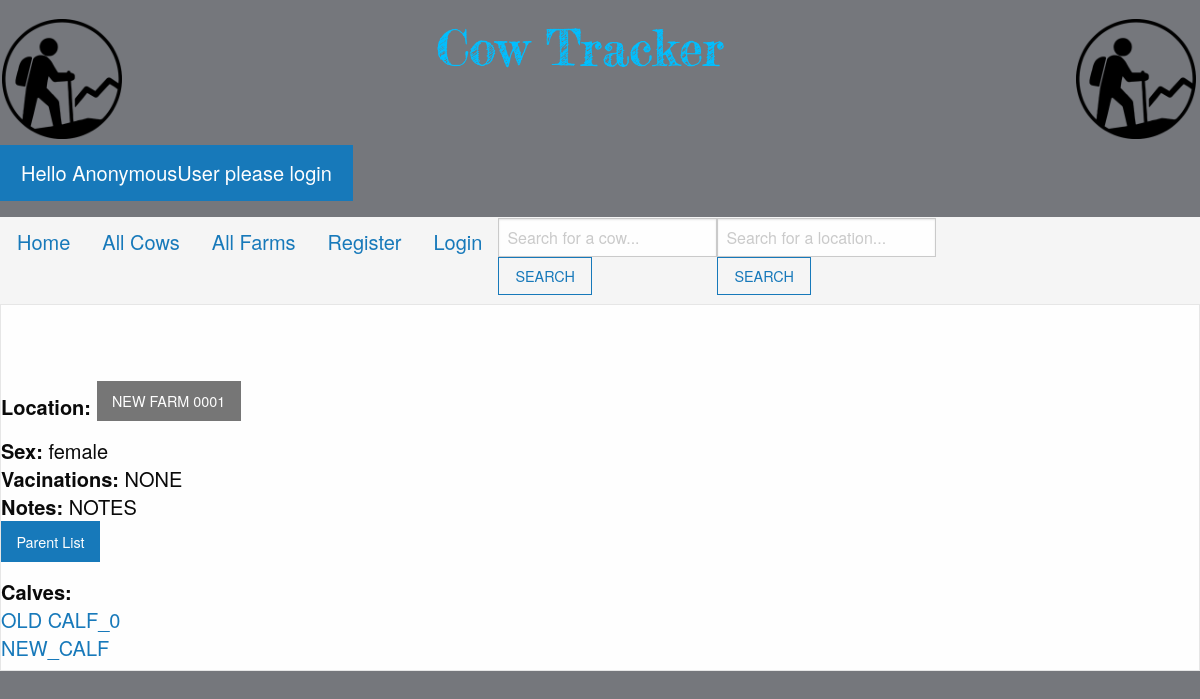
The page /single_cow/11 on the database its author committed.
### myapp/models.py (models this page shows, shortened)
class Cow(models.Model):
 cow_tag = models.CharField(max_length = 30)
 cow_sex = models.CharField(max_length=6, choices=(('male','MALE'), ('female', "FEMALE")), default='female')
 cow_vaccinations = models.CharField(max_length = 30, blank=True)
 cow_location = models.ForeignKey(FarmLocations, blank=True, null=True, on_delete=models.CASCADE)
 cow_notes = models.CharField(max_length = 200, blank=True)
 cow_PARENT = models.ForeignKey('self', on_delete=models.CASCADE, related_name='children')

class FarmLocations(models.Model):
 location_name = models.CharField('Location Name', max_length=50)
 location_description = models.CharField(max_length=200, blank=True)
 def __str__(self):
    return self.location_name

### myapp/views.py (the view)
# urls.py: path('single_cow/<cow_id>', views.single_cow, name = "single-cow"),
def single_cow(request, cow_id):
  cow = Cow.objects.get(pk=cow_id)
  childrenlist = cow.children.all()
  childrenlength = len(cow.children.all())
  context={
    'cow':cow,
    'childrenlength':childrenlength,
    'childrenlist':childrenlist
  }
  return render(request, "single_cow.html",context)

### myapp/templates/single_cow.html (shortened to what this page needs)
{% extends "base.html" %}
{% load static %}
{% block body %}
 <div >
  <div class = "card">
   <br/>
    <div class = "card-body">
      <h5 class = "card-title">
              <strong>Location:</strong> <a href = /single_farm/{{ cow.cow_location.id }}>
                <div class = "secondary button">{{ cow.cow_location }}</div></a>
              <br/>
              <strong>Sex: </strong> {{ cow.cow_sex }}<br/>
              <strong>Vacinations: </strong>  {{ cow.cow_vaccinations }} <br/>
              <strong>Notes: </strong>  {{ cow.cow_notes }} <br/>
              {% if cow.cow_PARENT.cow_tag == "NO PARENT" %}
                {% if cow.cow_tag != "NO PARENT" %}
                  <a href = {{ cow.cow_PARENT.id }}>
                    <div class = "button">Parent List
                      </div>
                    </a>
                {% endif %}
              {% else %}
              <strong>Parent: </strong>
                <a href = {{ cow.cow_PARENT.id }}> {{cow.cow_PARENT}} </a>
              {% endif %}
            <br>
              {% if childrenlength > 0 %}
                {% if cow.cow_tag == "NO PARENT" %}
                  <strong>Parents: </strong> <br/>
                {% else %}
                  <strong>Calves: </strong> <br/>
                {% endif %}
                {% for child in childrenlist reversed %}
                  <a href = {{ child.id }}>
                    {{child.cow_tag}} </a>
                  <br>
                {% endfor %}
              {% endif %}
        </h1>
        </div>
  </div>
{% endblock %}
{% block footer %}
<div class="footer-box">
  <form>
  </form>
</div>
{% endblock %}

### myapp/templates/single_cow.html (style rules this page uses)
* { box-sizing: border-box; }
body { font-family: sans-serif; background:#75777c; }

### rows shown on the page
Cow: cow_location "NEW FARM 0001", cow_sex "female", cow_vaccinations "NONE", cow_notes "NOTES"
Cow: cow_tag "OLD CALF_0"
Cow: cow_tag "NEW_CALF"

### other values the page prints
{{ user }} "AnonymousUser"
